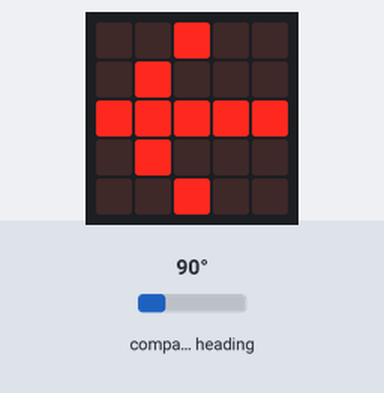
This program was run on a simulated BBC micro:bit (MakeCode). Parts: the board's 5×5 LED display. The test bench sets the inputs (shaded band); at power-on: compass heading 90°. The compass is already calibrated.

Above: at 1.2 s.
1.3 s: compass heading set to 7°
At 2.5 s:
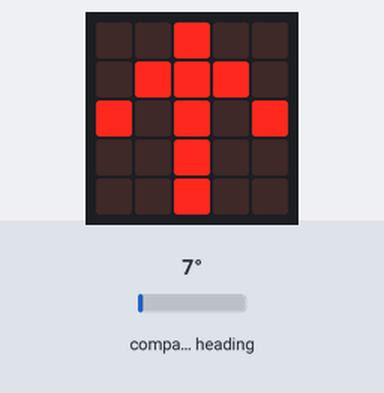
3.3 s: compass heading set to 180°
At 4.9 s:
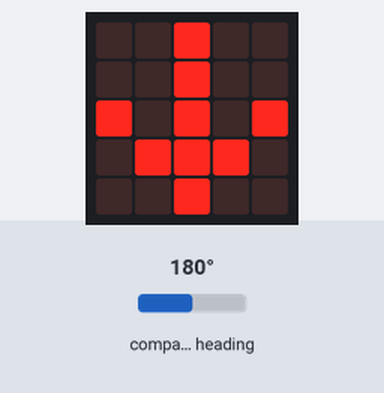
5.2 s: compass heading set to 269°
At 6.1 s:
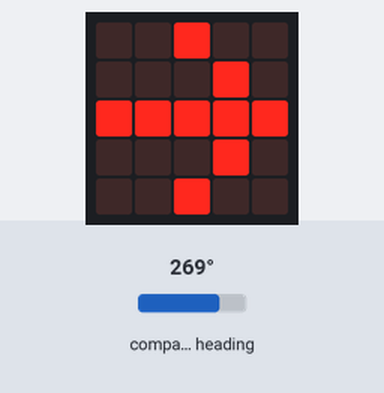
7.0 s: compass heading set to 253°
8.6 s: compass heading set to 243°
At 9.7 s:
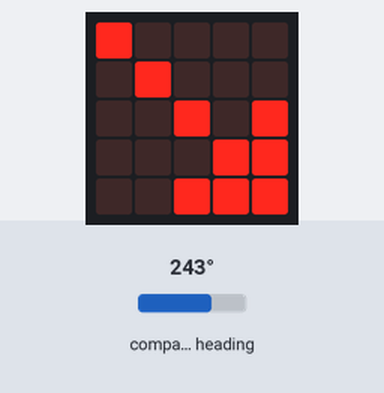
10.1 s: compass heading set to 90°
At 10.9 s:
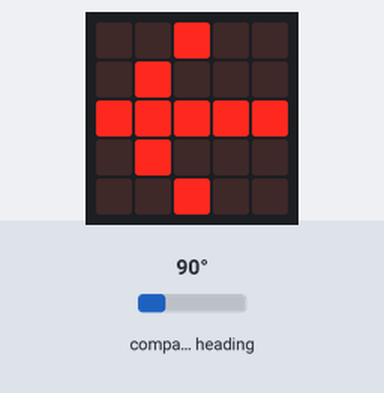
Timing chart, 0 to 13.0 s (numbered marks = the images above; inputs shaded):
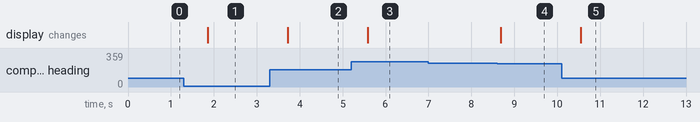

The program:

main.ts
```typescript
let 方がく = 0
basic.forever(function () {
    方がく = input.compassHeading()
    if (方がく < 23) {
        basic.showArrow(ArrowNames.North)
    } else if (方がく < 68) {
        basic.showArrow(ArrowNames.NorthWest)
    } else if (方がく < 113) {
        basic.showArrow(ArrowNames.West)
    } else if (方がく < 158) {
        basic.showArrow(ArrowNames.SouthWest)
    } else if (方がく < 203) {
        basic.showArrow(ArrowNames.South)
    } else if (方がく < 248) {
        basic.showArrow(ArrowNames.SouthEast)
    } else if (方がく < 293) {
        basic.showArrow(ArrowNames.East)
    } else if (方がく < 338) {
        basic.showArrow(ArrowNames.NorthEast)
    } else {
        basic.showArrow(ArrowNames.North)
    }
})
```

test.ts
```typescript
// テストはここに来ます。このパッケージが拡張機能として使用されるときにはコンパイルされません。
```

Measured:
- the behaviour switches between 248 and 247° on compass heading (found by bisection; images 3 and 4)
- after the input at 1.3 s, the display: changes after 0.56 s (image 1)
- after the input at 3.3 s, the display: changes after 0.42 s (image 2)
- after the input at 5.2 s, the display: changes after 0.38 s (image 3)
- after the input at 7.0 s, every drawn part: stays the same
- after the input at 8.6 s, the display: changes after 0.08 s (image 4)
- after the input at 10.1 s, the display: changes after 0.44 s (image 5)
